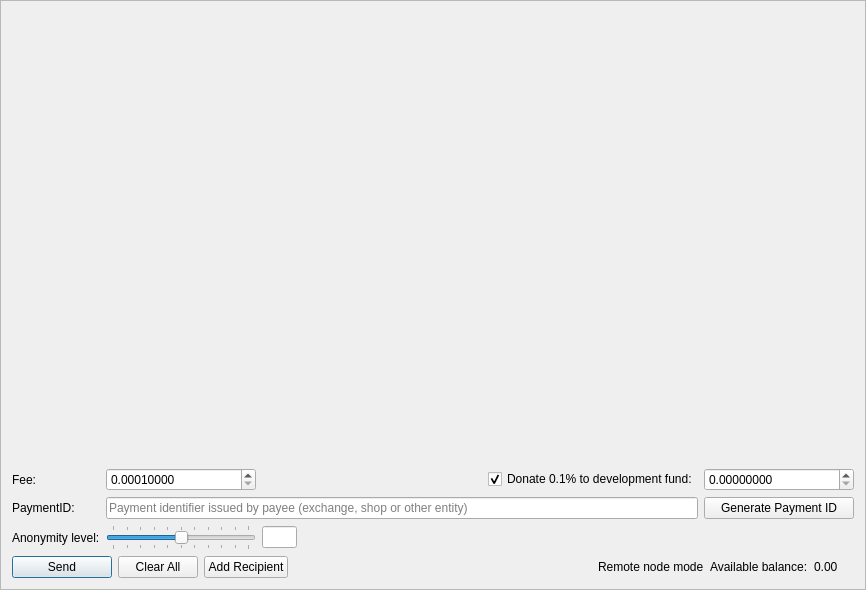
<?xml version="1.0" encoding="UTF-8"?>
<ui version="4.0">
 <class>SendFrame</class>
 <widget class="QFrame" name="SendFrame">
  <property name="geometry">
   <rect>
    <x>0</x>
    <y>0</y>
    <width>866</width>
    <height>590</height>
   </rect>
  </property>
  <property name="windowTitle">
   <string>Frame</string>
  </property>
  <property name="frameShape">
   <enum>QFrame::StyledPanel</enum>
  </property>
  <property name="frameShadow">
   <enum>QFrame::Raised</enum>
  </property>
  <layout class="QVBoxLayout" name="m_send_frame_main_layout">
   <item>
    <widget class="QScrollArea" name="m_transfersScrollarea">
     <property name="frameShape">
      <enum>QFrame::NoFrame</enum>
     </property>
     <property name="widgetResizable">
      <bool>true</bool>
     </property>
     <widget class="QWidget" name="scrollAreaWidgetContents">
      <property name="geometry">
       <rect>
        <x>0</x>
        <y>0</y>
        <width>846</width>
        <height>439</height>
       </rect>
      </property>
      <layout class="QVBoxLayout" name="m_send_frame_layout">
       <property name="leftMargin">
        <number>0</number>
       </property>
       <property name="topMargin">
        <number>0</number>
       </property>
       <property name="rightMargin">
        <number>0</number>
       </property>
       <property name="bottomMargin">
        <number>0</number>
       </property>
       <item>
        <spacer name="verticalSpacer">
         <property name="orientation">
          <enum>Qt::Vertical</enum>
         </property>
         <property name="sizeHint" stdset="0">
          <size>
           <width>20</width>
           <height>445</height>
          </size>
         </property>
        </spacer>
       </item>
      </layout>
     </widget>
    </widget>
   </item>
   <item>
    <layout class="QGridLayout" name="gridLayout">
     <property name="topMargin">
      <number>5</number>
     </property>
     <item row="5" column="1">
      <widget class="QSlider" name="m_mixinSlider">
       <property name="maximumSize">
        <size>
         <width>150</width>
         <height>16777215</height>
        </size>
       </property>
       <property name="baseSize">
        <size>
         <width>200</width>
         <height>0</height>
        </size>
       </property>
       <property name="maximum">
        <number>10</number>
       </property>
       <property name="pageStep">
        <number>1</number>
       </property>
       <property name="value">
        <number>1</number>
       </property>
       <property name="sliderPosition">
        <number>5</number>
       </property>
       <property name="tracking">
        <bool>false</bool>
       </property>
       <property name="orientation">
        <enum>Qt::Horizontal</enum>
       </property>
       <property name="tickPosition">
        <enum>QSlider::TicksBothSides</enum>
       </property>
       <property name="tickInterval">
        <number>1</number>
       </property>
      </widget>
     </item>
     <item row="5" column="0">
      <widget class="QLabel" name="label_2">
       <property name="text">
        <string>Anonymity level:</string>
       </property>
      </widget>
     </item>
     <item row="1" column="3">
      <widget class="QCheckBox" name="donateCheckBox">
       <property name="text">
        <string>Donate 0.1% to development fund:</string>
       </property>
       <property name="checked">
        <bool>true</bool>
       </property>
      </widget>
     </item>
     <item row="1" column="0">
      <widget class="QLabel" name="label">
       <property name="text">
        <string>Fee:</string>
       </property>
      </widget>
     </item>
     <item row="3" column="0">
      <widget class="QLabel" name="label_6">
       <property name="text">
        <string>PaymentID:</string>
       </property>
      </widget>
     </item>
     <item row="5" column="2">
      <widget class="QLineEdit" name="m_mixinEdit">
       <property name="minimumSize">
        <size>
         <width>35</width>
         <height>0</height>
        </size>
       </property>
       <property name="maximumSize">
        <size>
         <width>30</width>
         <height>16777215</height>
        </size>
       </property>
       <property name="text">
        <string notr="true"/>
       </property>
       <property name="maxLength">
        <number>5</number>
       </property>
       <property name="alignment">
        <set>Qt::AlignCenter</set>
       </property>
       <property name="readOnly">
        <bool>true</bool>
       </property>
      </widget>
     </item>
     <item row="3" column="1" colspan="3">
      <widget class="QLineEdit" name="m_paymentIdEdit">
       <property name="maxLength">
        <number>64</number>
       </property>
       <property name="placeholderText">
        <string>Payment identifier issued by payee (exchange, shop or other entity)</string>
       </property>
      </widget>
     </item>
     <item row="1" column="1">
      <widget class="QDoubleSpinBox" name="m_feeSpin">
       <property name="minimumSize">
        <size>
         <width>150</width>
         <height>0</height>
        </size>
       </property>
       <property name="baseSize">
        <size>
         <width>150</width>
         <height>0</height>
        </size>
       </property>
       <property name="cursor">
        <cursorShape>IBeamCursor</cursorShape>
       </property>
       <property name="locale">
        <locale language="English" country="UnitedStates"/>
       </property>
       <property name="suffix">
        <string/>
       </property>
       <property name="decimals">
        <number>8</number>
       </property>
       <property name="minimum">
        <double>0.00010000</double>
       </property>
       <property name="maximum">
        <double>999999999999999.00000000</double>
       </property>
       <property name="singleStep">
        <double>0.00010000</double>
       </property>
       <property name="value">
        <double>0.00010000</double>
       </property>
      </widget>
     </item>
     <item row="3" column="4">
      <widget class="QPushButton" name="m_generatePaymentIdButton">
       <property name="sizePolicy">
        <sizepolicy hsizetype="Preferred" vsizetype="Fixed">
         <horstretch>0</horstretch>
         <verstretch>0</verstretch>
        </sizepolicy>
       </property>
       <property name="maximumSize">
        <size>
         <width>200</width>
         <height>16777215</height>
        </size>
       </property>
       <property name="text">
        <string>Generate Payment ID</string>
       </property>
      </widget>
     </item>
     <item row="1" column="4">
      <widget class="QDoubleSpinBox" name="m_donateSpin">
       <property name="minimumSize">
        <size>
         <width>150</width>
         <height>0</height>
        </size>
       </property>
       <property name="maximumSize">
        <size>
         <width>16777215</width>
         <height>16777215</height>
        </size>
       </property>
       <property name="baseSize">
        <size>
         <width>150</width>
         <height>0</height>
        </size>
       </property>
       <property name="cursor">
        <cursorShape>IBeamCursor</cursorShape>
       </property>
       <property name="locale">
        <locale language="English" country="UnitedStates"/>
       </property>
       <property name="decimals">
        <number>8</number>
       </property>
       <property name="maximum">
        <double>999999999999999.000000000000000</double>
       </property>
       <property name="singleStep">
        <double>0.100000000000000</double>
       </property>
      </widget>
     </item>
     <item row="1" column="2">
      <spacer name="horizontalSpacer">
       <property name="orientation">
        <enum>Qt::Horizontal</enum>
       </property>
       <property name="sizeType">
        <enum>QSizePolicy::Expanding</enum>
       </property>
       <property name="sizeHint" stdset="0">
        <size>
         <width>100</width>
         <height>20</height>
        </size>
       </property>
      </spacer>
     </item>
    </layout>
   </item>
   <item>
    <layout class="QHBoxLayout" name="horizontalLayout">
     <item>
      <widget class="QPushButton" name="m_sendButton">
       <property name="minimumSize">
        <size>
         <width>100</width>
         <height>0</height>
        </size>
       </property>
       <property name="text">
        <string>Send</string>
       </property>
       <property name="icon">
        <iconset resource="../../resources.qrc">
         <normaloff>:/icons/btn-send</normaloff>:/icons/btn-send</iconset>
       </property>
       <property name="default">
        <bool>true</bool>
       </property>
      </widget>
     </item>
     <item>
      <widget class="QPushButton" name="m_clearAllButton">
       <property name="text">
        <string>Clear All</string>
       </property>
       <property name="icon">
        <iconset resource="../../resources.qrc">
         <normaloff>:/icons/remove</normaloff>:/icons/remove</iconset>
       </property>
      </widget>
     </item>
     <item>
      <widget class="QPushButton" name="m_addRecipientButton">
       <property name="text">
        <string>Add Recipient</string>
       </property>
       <property name="icon">
        <iconset resource="../../resources.qrc">
         <normaloff>:/icons/add_recepient</normaloff>:/icons/add_recepient</iconset>
       </property>
      </widget>
     </item>
     <item>
      <spacer name="horizontalSpacer_2">
       <property name="orientation">
        <enum>Qt::Horizontal</enum>
       </property>
       <property name="sizeHint" stdset="0">
        <size>
         <width>40</width>
         <height>20</height>
        </size>
       </property>
      </spacer>
     </item>
     <item>
      <widget class="QLabel" name="m_remote_label">
       <property name="font">
        <font>
         <weight>50</weight>
         <bold>false</bold>
        </font>
       </property>
       <property name="toolTip">
        <string>Wallet is connected through remote node. Additional 0.25% fee will be applied.</string>
       </property>
       <property name="text">
        <string>Remote node mode</string>
       </property>
      </widget>
     </item>
     <item>
      <widget class="QLabel" name="label_4">
       <property name="text">
        <string>Available balance:</string>
       </property>
      </widget>
     </item>
     <item>
      <widget class="QLabel" name="m_balanceLabel">
       <property name="text">
        <string notr="true">0.00 </string>
       </property>
      </widget>
     </item>
     <item>
      <widget class="QLabel" name="m_tickerLabel">
       <property name="text">
        <string notr="true"/>
       </property>
      </widget>
     </item>
    </layout>
   </item>
  </layout>
 </widget>
 <tabstops>
  <tabstop>m_feeSpin</tabstop>
  <tabstop>donateCheckBox</tabstop>
  <tabstop>m_donateSpin</tabstop>
  <tabstop>m_paymentIdEdit</tabstop>
  <tabstop>m_mixinSlider</tabstop>
  <tabstop>m_mixinEdit</tabstop>
  <tabstop>m_sendButton</tabstop>
  <tabstop>m_clearAllButton</tabstop>
  <tabstop>m_addRecipientButton</tabstop>
  <tabstop>m_transfersScrollarea</tabstop>
 </tabstops>
 <resources>
  <include location="../../resources.qrc"/>
 </resources>
 <connections>
  <connection>
   <sender>m_addRecipientButton</sender>
   <signal>clicked()</signal>
   <receiver>SendFrame</receiver>
   <slot>addRecipientClicked()</slot>
   <hints>
    <hint type="sourcelabel">
     <x>282</x>
     <y>561</y>
    </hint>
    <hint type="destinationlabel">
     <x>432</x>
     <y>294</y>
    </hint>
   </hints>
  </connection>
  <connection>
   <sender>m_clearAllButton</sender>
   <signal>clicked()</signal>
   <receiver>SendFrame</receiver>
   <slot>clearAllClicked()</slot>
   <hints>
    <hint type="sourcelabel">
     <x>154</x>
     <y>561</y>
    </hint>
    <hint type="destinationlabel">
     <x>432</x>
     <y>294</y>
    </hint>
   </hints>
  </connection>
  <connection>
   <sender>m_sendButton</sender>
   <signal>clicked()</signal>
   <receiver>SendFrame</receiver>
   <slot>sendClicked()</slot>
   <hints>
    <hint type="sourcelabel">
     <x>53</x>
     <y>561</y>
    </hint>
    <hint type="destinationlabel">
     <x>432</x>
     <y>294</y>
    </hint>
   </hints>
  </connection>
  <connection>
   <sender>m_mixinSlider</sender>
   <signal>valueChanged(int)</signal>
   <receiver>SendFrame</receiver>
   <slot>mixinValueChanged(int)</slot>
   <hints>
    <hint type="sourcelabel">
     <x>221</x>
     <y>520</y>
    </hint>
    <hint type="destinationlabel">
     <x>432</x>
     <y>294</y>
    </hint>
   </hints>
  </connection>
  <connection>
   <sender>m_generatePaymentIdButton</sender>
   <signal>clicked()</signal>
   <receiver>SendFrame</receiver>
   <slot>generatePaymentIdClicked()</slot>
   <hints>
    <hint type="sourcelabel">
     <x>748</x>
     <y>497</y>
    </hint>
    <hint type="destinationlabel">
     <x>432</x>
     <y>294</y>
    </hint>
   </hints>
  </connection>
 </connections>
 <slots>
  <slot>sendClicked()</slot>
  <slot>clearAllClicked()</slot>
  <slot>addRecipientClicked()</slot>
  <slot>mixinValueChanged(int)</slot>
 </slots>
</ui>
